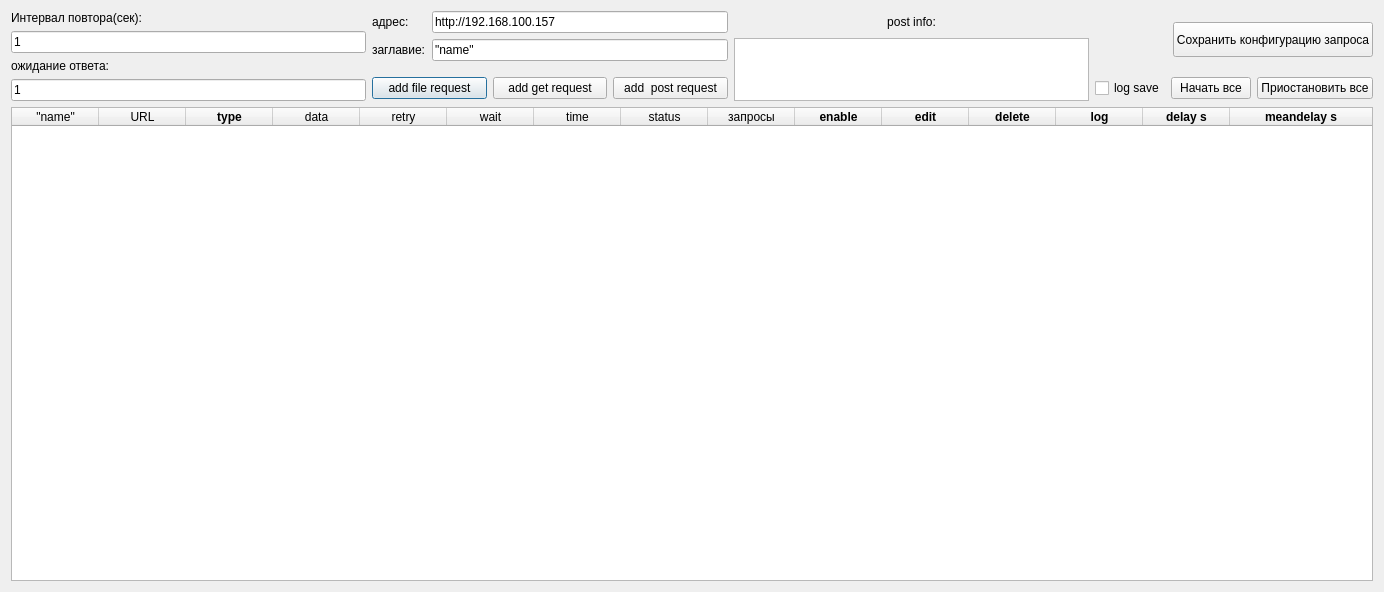
<?xml version="1.0" encoding="UTF-8"?>
<ui version="4.0">
 <class>widget</class>
 <widget class="QDialog" name="widget">
  <property name="geometry">
   <rect>
    <x>0</x>
    <y>0</y>
    <width>1384</width>
    <height>592</height>
   </rect>
  </property>
  <property name="maximumSize">
   <size>
    <width>16777215</width>
    <height>16777215</height>
   </size>
  </property>
  <property name="windowTitle">
   <string>request_stress</string>
  </property>
  <property name="whatsThis">
   <string/>
  </property>
  <layout class="QGridLayout" name="gridLayout_2">
   <item row="0" column="0">
    <layout class="QGridLayout" name="gridLayout">
     <item row="1" column="1">
      <layout class="QHBoxLayout" name="horizontalLayout_5">
       <item>
        <widget class="QPushButton" name="reqbtnfile">
         <property name="text">
          <string>add file request</string>
         </property>
        </widget>
       </item>
       <item>
        <widget class="QPushButton" name="requestBtn">
         <property name="enabled">
          <bool>true</bool>
         </property>
         <property name="minimumSize">
          <size>
           <width>40</width>
           <height>0</height>
          </size>
         </property>
         <property name="maximumSize">
          <size>
           <width>16777215</width>
           <height>16777215</height>
          </size>
         </property>
         <property name="baseSize">
          <size>
           <width>21</width>
           <height>0</height>
          </size>
         </property>
         <property name="text">
          <string>add get request</string>
         </property>
        </widget>
       </item>
       <item>
        <widget class="QPushButton" name="reqbtnpost">
         <property name="text">
          <string>add  post request</string>
         </property>
        </widget>
       </item>
      </layout>
     </item>
     <item row="0" column="1">
      <layout class="QFormLayout" name="formLayout">
       <item row="0" column="0">
        <widget class="QLabel" name="addressLabel">
         <property name="text">
          <string>адрес:</string>
         </property>
        </widget>
       </item>
       <item row="0" column="1">
        <widget class="QLineEdit" name="addressEdit">
         <property name="autoFillBackground">
          <bool>false</bool>
         </property>
         <property name="text">
          <string>http://192.168.100.157</string>
         </property>
        </widget>
       </item>
       <item row="1" column="0">
        <widget class="QLabel" name="label">
         <property name="text">
          <string>заглавие:</string>
         </property>
        </widget>
       </item>
       <item row="1" column="1">
        <widget class="QLineEdit" name="titleEdit">
         <property name="text">
          <string>&quot;name&quot;</string>
         </property>
        </widget>
       </item>
      </layout>
     </item>
     <item row="2" column="0" colspan="5">
      <layout class="QHBoxLayout" name="horizontalLayout_2">
       <property name="sizeConstraint">
        <enum>QLayout::SetNoConstraint</enum>
       </property>
       <item>
        <widget class="QTableWidget" name="tableWidget">
         <property name="enabled">
          <bool>true</bool>
         </property>
         <property name="baseSize">
          <size>
           <width>0</width>
           <height>0</height>
          </size>
         </property>
         <property name="layoutDirection">
          <enum>Qt::LeftToRight</enum>
         </property>
         <property name="autoFillBackground">
          <bool>true</bool>
         </property>
         <property name="inputMethodHints">
          <set>Qt::ImhNone</set>
         </property>
         <property name="frameShape">
          <enum>QFrame::StyledPanel</enum>
         </property>
         <property name="frameShadow">
          <enum>QFrame::Sunken</enum>
         </property>
         <property name="midLineWidth">
          <number>0</number>
         </property>
         <property name="horizontalScrollBarPolicy">
          <enum>Qt::ScrollBarAsNeeded</enum>
         </property>
         <property name="sizeAdjustPolicy">
          <enum>QAbstractScrollArea::AdjustIgnored</enum>
         </property>
         <property name="editTriggers">
          <set>QAbstractItemView::AnyKeyPressed|QAbstractItemView::DoubleClicked|QAbstractItemView::EditKeyPressed</set>
         </property>
         <property name="tabKeyNavigation">
          <bool>true</bool>
         </property>
         <property name="showDropIndicator" stdset="0">
          <bool>true</bool>
         </property>
         <property name="dragEnabled">
          <bool>false</bool>
         </property>
         <property name="alternatingRowColors">
          <bool>false</bool>
         </property>
         <property name="selectionMode">
          <enum>QAbstractItemView::ExtendedSelection</enum>
         </property>
         <property name="selectionBehavior">
          <enum>QAbstractItemView::SelectRows</enum>
         </property>
         <property name="iconSize">
          <size>
           <width>20</width>
           <height>20</height>
          </size>
         </property>
         <property name="horizontalScrollMode">
          <enum>QAbstractItemView::ScrollPerItem</enum>
         </property>
         <property name="showGrid">
          <bool>true</bool>
         </property>
         <property name="gridStyle">
          <enum>Qt::DashLine</enum>
         </property>
         <property name="sortingEnabled">
          <bool>false</bool>
         </property>
         <property name="cornerButtonEnabled">
          <bool>true</bool>
         </property>
         <property name="rowCount">
          <number>0</number>
         </property>
         <property name="columnCount">
          <number>15</number>
         </property>
         <attribute name="horizontalHeaderVisible">
          <bool>true</bool>
         </attribute>
         <attribute name="horizontalHeaderCascadingSectionResizes">
          <bool>false</bool>
         </attribute>
         <attribute name="horizontalHeaderDefaultSectionSize">
          <number>87</number>
         </attribute>
         <attribute name="horizontalHeaderHighlightSections">
          <bool>true</bool>
         </attribute>
         <attribute name="horizontalHeaderShowSortIndicator" stdset="0">
          <bool>false</bool>
         </attribute>
         <attribute name="horizontalHeaderStretchLastSection">
          <bool>true</bool>
         </attribute>
         <attribute name="verticalHeaderVisible">
          <bool>false</bool>
         </attribute>
         <attribute name="verticalHeaderCascadingSectionResizes">
          <bool>false</bool>
         </attribute>
         <attribute name="verticalHeaderMinimumSectionSize">
          <number>20</number>
         </attribute>
         <attribute name="verticalHeaderDefaultSectionSize">
          <number>20</number>
         </attribute>
         <attribute name="verticalHeaderHighlightSections">
          <bool>false</bool>
         </attribute>
         <attribute name="verticalHeaderShowSortIndicator" stdset="0">
          <bool>false</bool>
         </attribute>
         <attribute name="verticalHeaderStretchLastSection">
          <bool>false</bool>
         </attribute>
         <column>
          <property name="text">
           <string>&quot;name&quot;</string>
          </property>
          <property name="font">
           <font>
            <family>Segoe UI</family>
           </font>
          </property>
          <property name="textAlignment">
           <set>AlignCenter</set>
          </property>
         </column>
         <column>
          <property name="text">
           <string>URL</string>
          </property>
          <property name="font">
           <font>
            <family>Segoe UI</family>
           </font>
          </property>
          <property name="textAlignment">
           <set>AlignCenter</set>
          </property>
         </column>
         <column>
          <property name="text">
           <string>type</string>
          </property>
          <property name="font">
           <font>
            <weight>75</weight>
            <bold>true</bold>
           </font>
          </property>
          <property name="textAlignment">
           <set>AlignCenter</set>
          </property>
         </column>
         <column>
          <property name="text">
           <string>data</string>
          </property>
          <property name="textAlignment">
           <set>AlignCenter</set>
          </property>
         </column>
         <column>
          <property name="text">
           <string>retry</string>
          </property>
          <property name="font">
           <font>
            <family>Segoe UI</family>
           </font>
          </property>
          <property name="textAlignment">
           <set>AlignCenter</set>
          </property>
         </column>
         <column>
          <property name="text">
           <string>wait</string>
          </property>
          <property name="font">
           <font>
            <family>Segoe UI</family>
           </font>
          </property>
          <property name="textAlignment">
           <set>AlignCenter</set>
          </property>
         </column>
         <column>
          <property name="text">
           <string>time</string>
          </property>
          <property name="font">
           <font>
            <family>Segoe UI</family>
           </font>
          </property>
          <property name="textAlignment">
           <set>AlignCenter</set>
          </property>
         </column>
         <column>
          <property name="text">
           <string>status</string>
          </property>
          <property name="font">
           <font>
            <family>Segoe UI</family>
           </font>
          </property>
          <property name="textAlignment">
           <set>AlignCenter</set>
          </property>
         </column>
         <column>
          <property name="text">
           <string>запросы</string>
          </property>
          <property name="font">
           <font>
            <family>Segoe UI</family>
           </font>
          </property>
          <property name="textAlignment">
           <set>AlignCenter</set>
          </property>
         </column>
         <column>
          <property name="text">
           <string>enable</string>
          </property>
          <property name="font">
           <font>
            <family>Segoe UI</family>
            <weight>75</weight>
            <bold>true</bold>
           </font>
          </property>
          <property name="textAlignment">
           <set>AlignCenter</set>
          </property>
         </column>
         <column>
          <property name="text">
           <string>edit</string>
          </property>
          <property name="font">
           <font>
            <family>Segoe UI</family>
            <weight>75</weight>
            <bold>true</bold>
           </font>
          </property>
          <property name="textAlignment">
           <set>AlignCenter</set>
          </property>
         </column>
         <column>
          <property name="text">
           <string>delete</string>
          </property>
          <property name="font">
           <font>
            <family>Segoe UI</family>
            <weight>75</weight>
            <bold>true</bold>
           </font>
          </property>
          <property name="textAlignment">
           <set>AlignCenter</set>
          </property>
         </column>
         <column>
          <property name="text">
           <string>log</string>
          </property>
          <property name="font">
           <font>
            <family>Segoe UI</family>
            <weight>75</weight>
            <bold>true</bold>
           </font>
          </property>
          <property name="textAlignment">
           <set>AlignCenter</set>
          </property>
         </column>
         <column>
          <property name="text">
           <string>delay s</string>
          </property>
          <property name="font">
           <font>
            <weight>75</weight>
            <bold>true</bold>
           </font>
          </property>
          <property name="textAlignment">
           <set>AlignCenter</set>
          </property>
         </column>
         <column>
          <property name="text">
           <string>meandelay s</string>
          </property>
          <property name="font">
           <font>
            <weight>75</weight>
            <bold>true</bold>
           </font>
          </property>
          <property name="textAlignment">
           <set>AlignCenter</set>
          </property>
         </column>
        </widget>
       </item>
      </layout>
     </item>
     <item row="1" column="3" colspan="2">
      <layout class="QHBoxLayout" name="horizontalLayout">
       <item>
        <widget class="QCheckBox" name="checkBox">
         <property name="text">
          <string>log save</string>
         </property>
         <property name="checkable">
          <bool>true</bool>
         </property>
         <property name="checked">
          <bool>false</bool>
         </property>
        </widget>
       </item>
       <item>
        <widget class="QPushButton" name="allStartPbtn">
         <property name="text">
          <string>Начать все</string>
         </property>
        </widget>
       </item>
       <item>
        <widget class="QPushButton" name="allStopPbtn">
         <property name="text">
          <string>Приостановить все</string>
         </property>
        </widget>
       </item>
      </layout>
     </item>
     <item row="0" column="0" rowspan="2">
      <layout class="QVBoxLayout" name="verticalLayout">
       <item>
        <widget class="QLabel" name="label_2">
         <property name="text">
          <string>Интервал повтора(сек):</string>
         </property>
        </widget>
       </item>
       <item>
        <widget class="QLineEdit" name="timeIntervalEdit">
         <property name="text">
          <string>1</string>
         </property>
        </widget>
       </item>
       <item>
        <widget class="QLabel" name="label_3">
         <property name="text">
          <string>ожидание ответа:</string>
         </property>
        </widget>
       </item>
       <item>
        <widget class="QLineEdit" name="timeoutEdit">
         <property name="text">
          <string>1</string>
         </property>
        </widget>
       </item>
      </layout>
     </item>
     <item row="0" column="2" rowspan="2">
      <layout class="QGridLayout" name="gridLayout_3">
       <item row="0" column="1">
        <widget class="QLabel" name="addressLabel_5">
         <property name="text">
          <string>post info:</string>
         </property>
         <property name="textFormat">
          <enum>Qt::AutoText</enum>
         </property>
         <property name="alignment">
          <set>Qt::AlignCenter</set>
         </property>
        </widget>
       </item>
       <item row="1" column="1">
        <widget class="QTextEdit" name="textEdit">
         <property name="minimumSize">
          <size>
           <width>0</width>
           <height>50</height>
          </size>
         </property>
         <property name="maximumSize">
          <size>
           <width>360</width>
           <height>63</height>
          </size>
         </property>
         <property name="font">
          <font>
           <pointsize>7</pointsize>
          </font>
         </property>
        </widget>
       </item>
      </layout>
     </item>
     <item row="0" column="4">
      <widget class="QPushButton" name="savepbtn">
       <property name="sizePolicy">
        <sizepolicy hsizetype="Expanding" vsizetype="Fixed">
         <horstretch>0</horstretch>
         <verstretch>0</verstretch>
        </sizepolicy>
       </property>
       <property name="minimumSize">
        <size>
         <width>0</width>
         <height>0</height>
        </size>
       </property>
       <property name="maximumSize">
        <size>
         <width>200</width>
         <height>35</height>
        </size>
       </property>
       <property name="text">
        <string>Сохранить конфигурацию запроса</string>
       </property>
      </widget>
     </item>
    </layout>
   </item>
  </layout>
 </widget>
 <layoutdefault spacing="6" margin="11"/>
 <resources/>
 <connections/>
</ui>
